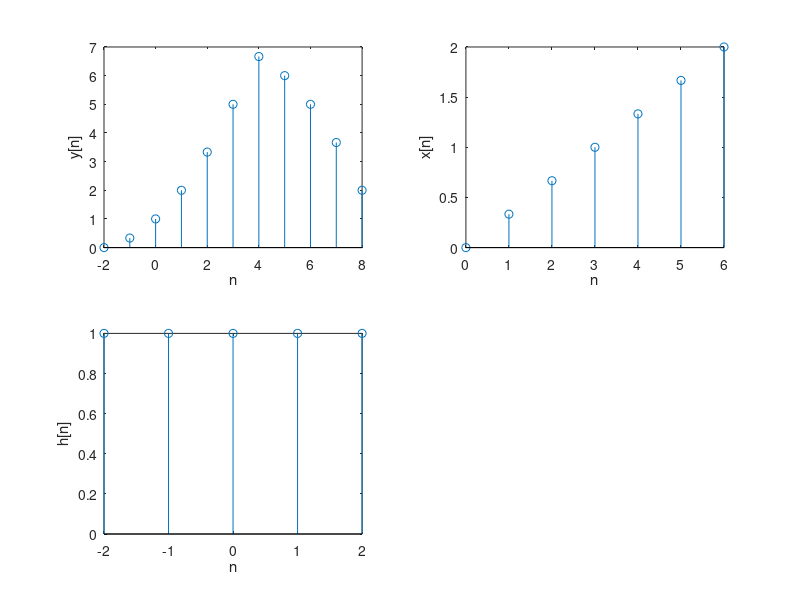

Recreate this plot in MATLAB.
x=[0,1/3,2/3,3/3,4/3,5/3,6/3]
n1=[0,1,2,3,4,5,6]
nx=length(x)
h=[1,1,1,1,1]
n2=[-2,-1,0,1,2]
nh=length(h)
y=conv(h,x)
nmin=min(min(n1),min(n2))
n=nmin:1:nx+nh-2+nmin
subplot(2,2,1)
stem(n,y)
xlabel('n');
ylabel('y[n]');
subplot(2,2,2)
stem(n1,x)
xlabel('n');
ylabel('x[n]');
subplot(2,2,3)
stem(n2,h)
xlabel('n');
ylabel('h[n]');
